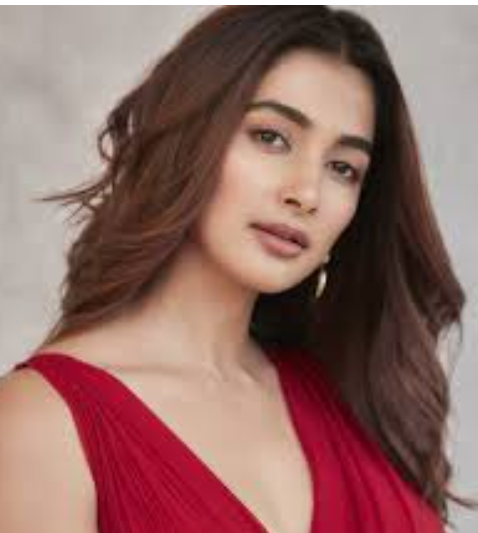
#> input picture Open CV/1.png, 478 x 533 px, found by its file name
$ jupyter execute --allow-errors 'Open cv basics.ipynb'
#> lines starting #> are read from the running program, lines starting #| are printed output that depends on the picture
[cell 1]
import cv2
import numpy as np
import os

[cell 2]
img = cv2.imread(r"C:\Users\vinna\Downloads\1.png",1)
#> img is the input picture: shape (533, 478, 3); mean B, G, R 101.9, 107.4, 145.5
cv2.imshow("Image", img)
cv2.waitKey(0)
cv2.destroyAllWindows()

[cell 3]
img = cv2.imread(r"C:\Users\vinna\OneDrive\Documents\dataset\Images\natural_images\car\car_0001.jpg")
#> (the rest of this cell did not finish here and is left out)

#> (a cell that did not finish here is left out)

[cell 5]
img = cv2.imread(r"C:\Users\vinna\OneDrive\Documents\dataset\Images\natural_images\car\car_0001.jpg")
#> (the rest of this cell did not finish here and is left out)

#> (a cell that did not finish here is left out)

#> (a cell that did not finish here is left out)

[cell 8]
#grey scale
img = cv2.imread(r"C:\Users\vinna\OneDrive\Documents\dataset\Images\natural_images\car\car_0002.jpg",1)
#> (the rest of this cell did not finish here and is left out)

#> (a cell that did not finish here is left out)

[cell 10]
img = cv2.imread(r"C:\Users\vinna\Downloads\1.png",1)
img = cv2.resize(img, (640, 480))
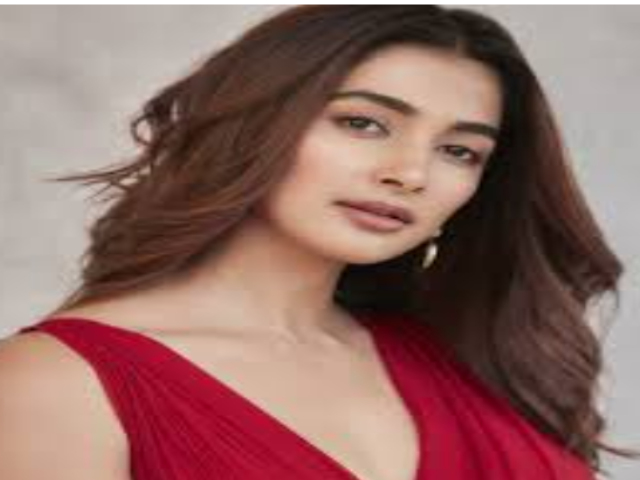
#> img: shape (480, 640, 3); mean B, G, R 101.8, 107.3, 145.4

txt = cv2.putText(img, "OpenCV Basics", (50, 70), cv2.FONT_HERSHEY_SIMPLEX, 1, (122, 150, 255), 2)
cv2.imshow("Image", txt)
cv2.waitKey(0)
cv2.destroyAllWindows()

[cell 11]
img = cv2.imread(r"C:\Users\vinna\Downloads\1.png",1)
img = cv2.resize(img, (640, 480))


txt = cv2.putText(img, "OpenCV Basics", (50, 70), cv2.FONT_HERSHEY_SIMPLEX, 1, (122, 150, 255), 2)
#cv2.imshow("Image", txt)
cv2.waitKey(0)
cv2.destroyAllWindows()

txt = cv2.putText(txt, "OpenCV Basics", (50, 70), cv2.FONT_HERSHEY_SIMPLEX, 1, (122, 150, 255), 2,bottomLeftOrigin=True)
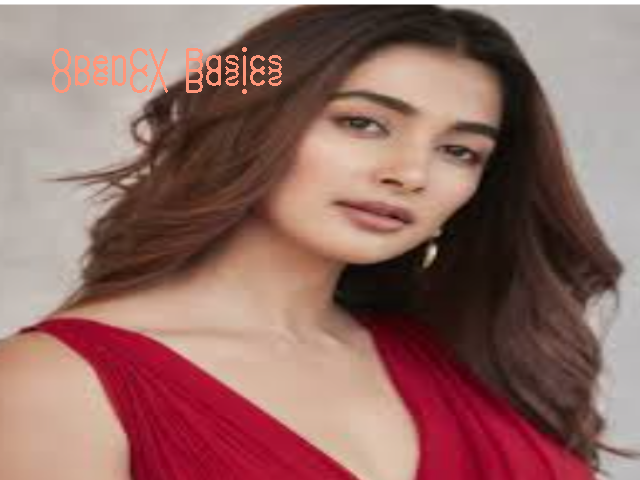
#> txt: shape (480, 640, 3); mean B, G, R 101.8, 107.5, 146.5
cv2.imshow("Image", img)
cv2.waitKey(0)
cv2.destroyAllWindows()

$ run again, with Open CV/2.png copied over Open CV/1.png
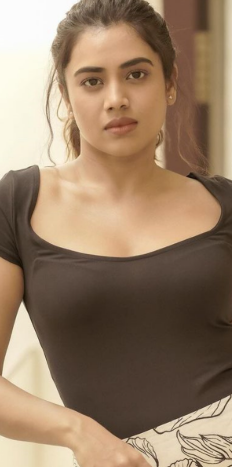
#> input picture Open CV/2.png, 232 x 467 px, found by its file name
#> img is the input picture: shape (467, 232, 3); mean B, G, R 103.2, 126.9, 151
#> `img = cv2.resize(img, (640, 480))`:
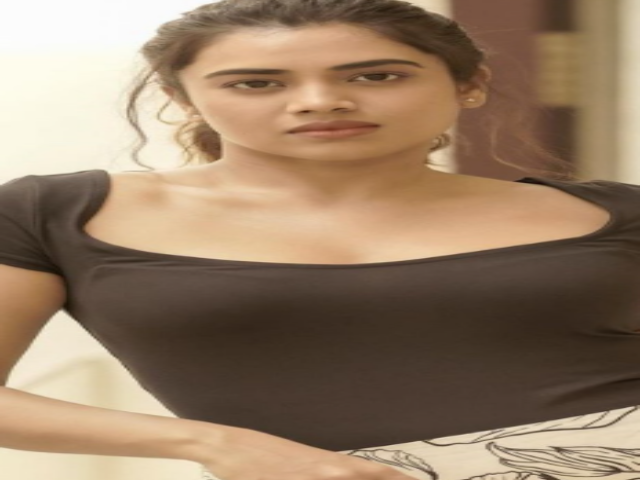
#> img: shape (480, 640, 3); mean B, G, R 103.1, 126.8, 150.8
#> `txt = cv2.putText(txt, "OpenCV Basics", (50, 70), cv2.FONT_HERSHEY_SIM..`:
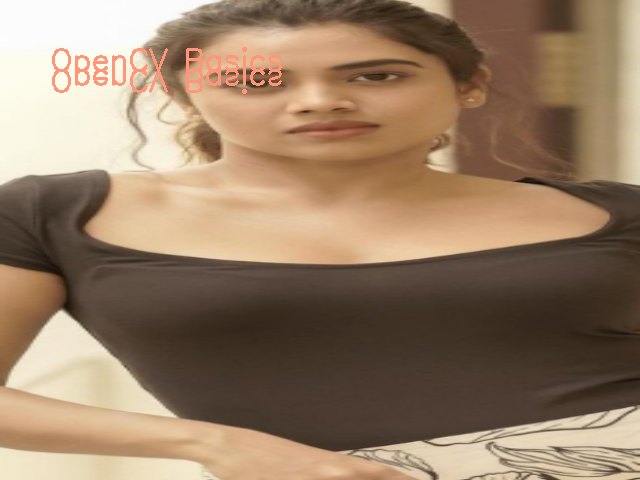
#> txt: shape (480, 640, 3); mean B, G, R 102.7, 126.5, 151.3
